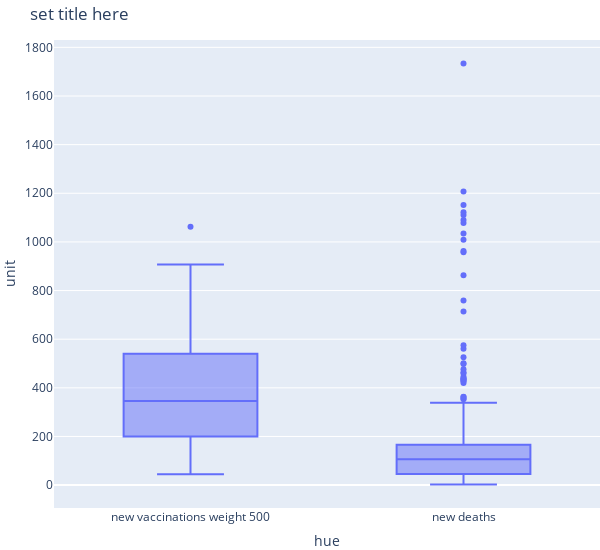

Source (notebook cell):
### Markdown cell above
# BOX PLOT NEW VACCINATIONS AND NEW DEATHS

### Code cell
#use date above
relation5_el_n = relation5_el.rename(columns={'new_vaccinations':'new vaccinations weight 500','new_deaths' :'new deaths'})

relation5_el_n['new vaccinations weight 500'] /= 500

rg2_pro = relation5_el_n.melt(value_vars=['new vaccinations weight 500','new deaths'],var_name=['hue'],value_name='unit')

fig = px.box(rg2_pro, x="hue", y="unit",height= 550,width=600)

fig.update_layout(title_text='set title here',margin={"r":0,"t":40,"l":0,"b":0})
fig.show()

### Figure 1 — Plotly figure (JSON) as saved in the notebook; plotly's stock layout.template omitted (floating-point values rounded to 4 significant figures; data arrays with more than 128 entries replaced by an {"elided": "..."} marker saying what was removed)
{"data": [{"alignmentgroup": "True", "hovertemplate": "hue=%{x}<br>unit=%{y}<extra></extra>", "legendgroup": "", "marker": {"color": "#636efa"}, "name": "", "notched": false, "offsetgroup": "", "orientation": "v", "showlegend": false, "type": "box", "x": {"elided": "616 str values"}, "x0": " ", "xaxis": "x", "y": {"elided": "616 float values"}, "y0": " ", "yaxis": "y"}], "layout": {"boxmode": "group", "height": 550, "legend": {"tracegroupgap": 0}, "margin": {"b": 0, "l": 0, "r": 0, "t": 40}, "title": {"text": "set title here"}, "width": 600, "xaxis": {"anchor": "y", "domain": [0, 1], "title": {"text": "hue"}}, "yaxis": {"anchor": "x", "domain": [0, 1], "title": {"text": "unit"}}}}
